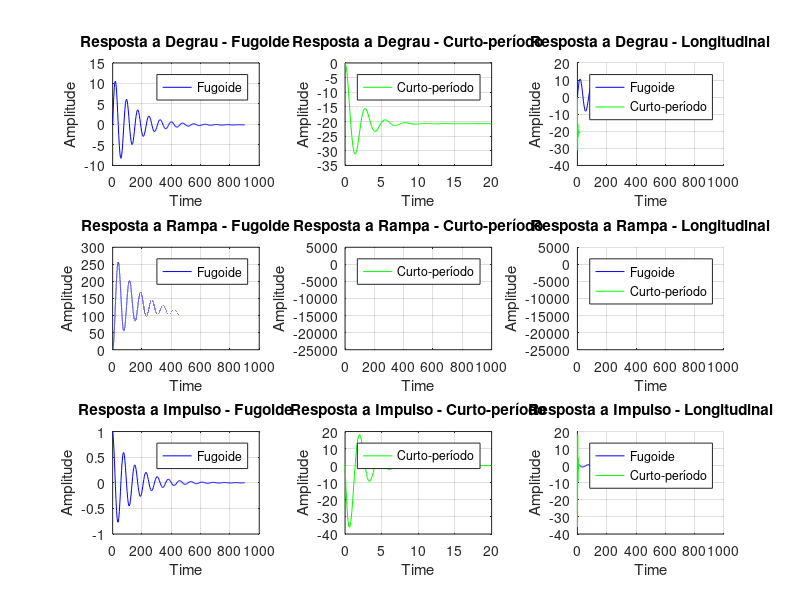
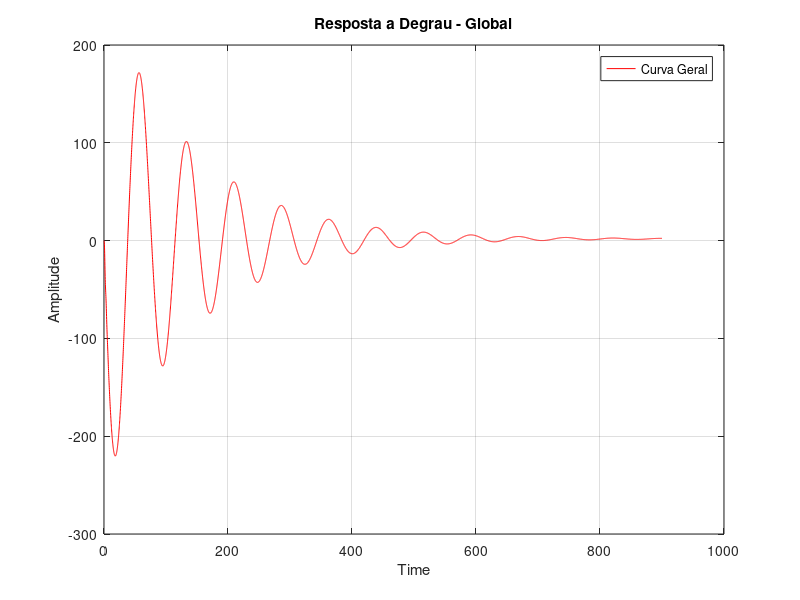
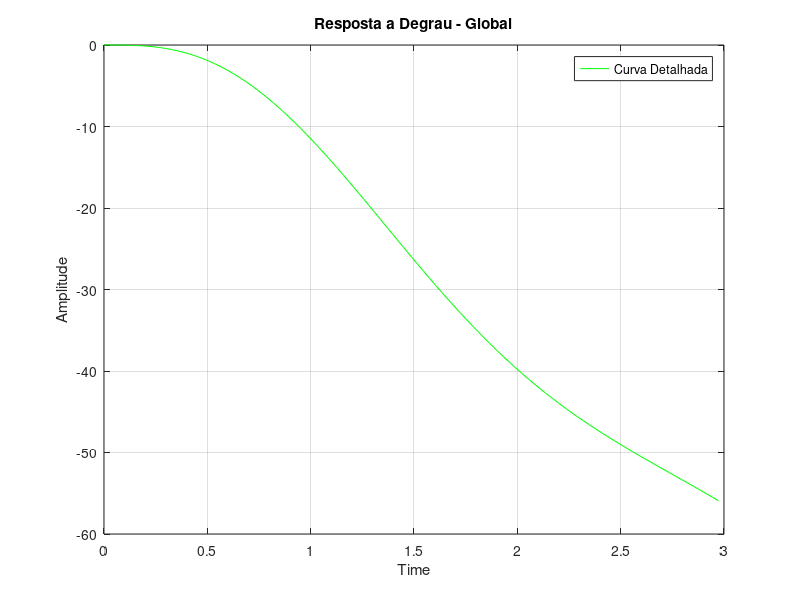

The MATLAB script that drew these images, in order:
clear, clc, close all
%% Dinâmica Longitudinal
% FTs de Fugoide e Curto-período:
Gfg = tf([1 -0.0006],[1 0.014 0.0068]);
disp('FT da Fugoide'), Gfg
[wn_fg, zeta_fg] = damp(Gfg);
fprintf('Com frequência natural %f e amortecimento %f\n',wn_fg(1),zeta_fg(1))

Gsp = tf([1 -115.28],[1 1.009 5.56]);
disp('FT do Curto-período'), Gsp
[wn_sp, zeta_sp] = damp(Gsp);
fprintf('Com frequência natural %f e amortecimento %f\n',wn_sp(1),zeta_sp(1))

% Entrada Degrau:
[Ys_fg,ts_fg] = step(Gfg);
[Ys_sp,ts_sp] = step(Gsp);
subplot(3,3,1)
plot(ts_fg,Ys_fg,'b')
title('Resposta a Degrau - Fugoide'), xlabel('Time'), ylabel('Amplitude'), legend('Fugoide'), grid on
subplot(3,3,2)
plot(ts_sp,Ys_sp,'g')
title('Resposta a Degrau - Curto-período'), xlabel('Time'), ylabel('Amplitude'), legend('Curto-período'), grid on
subplot(3,3,3), hold on
plot(ts_fg,Ys_fg,'b')
plot(ts_sp,Ys_sp,'g')
title('Resposta a Degrau - Longitudinal'), xlabel('Time'), ylabel('Amplitude'), legend('Fugoide','Curto-período'), grid on

% Entrada Rampa:
tg = 0:0.01:1000; u = 1*tg;
[Yr_fg,tr_fg] = lsim(Gfg,u,tg);
[Yr_sp,tr_sp] = lsim(Gsp,u,tg);
subplot(3,3,4)
plot(tr_fg,Yr_fg,'b')
title('Resposta a Rampa - Fugoide'), xlabel('Time'), ylabel('Amplitude'), legend('Fugoide'), grid on
subplot(3,3,5)
plot(tr_sp,Yr_sp,'g')
title('Resposta a Rampa - Curto-período'), xlabel('Time'), ylabel('Amplitude'), legend('Curto-período'), grid on
subplot(3,3,6), hold on
plot(tr_fg,Yr_fg,'b')
plot(tr_sp,Yr_sp,'g')
title('Resposta a Rampa - Longitudinal'), xlabel('Time'), ylabel('Amplitude'), legend('Fugoide','Curto-período'), grid on

% Entrada Impulso:
[Yi_fg,ti_fg] = impulse(Gfg);
[Yi_sp,ti_sp] = impulse(Gsp);
subplot(3,3,7)
plot(ti_fg,Yi_fg,'b')
title('Resposta a Impulso - Fugoide'), xlabel('Time'), ylabel('Amplitude'), legend('Fugoide'), grid on
subplot(3,3,8)
plot(ti_sp,Yi_sp,'g')
title('Resposta a Impulso - Curto-período'), xlabel('Time'), ylabel('Amplitude'), legend('Curto-período'), grid on
subplot(3,3,9), hold on
plot(ti_fg,Yi_fg,'b')
plot(ti_sp,Yi_sp,'g')
title('Resposta a Impulso - Longitudinal'), xlabel('Time'), ylabel('Amplitude'), legend('Fugoide','Curto-período'), grid on

% FT Global Longitudinal:
G = Gfg*Gsp;
disp('FT da Dinâmica Longitudinal'), G

% Zeros e polos
zeros = zero(G); poles = pole(G);
disp('Zeros da Dinâmica Longitudinal:'), disp(zeros)
disp('Polos da Dinâmica Longitudinal:'), disp(poles)

% Resposta a Degrau geral e detalhada:
[Yg, tg] = step(G);
tau_sp = 1/(zeta_sp.*wn_sp);
[Yd, td] = step(G,3*tau_sp(1));
figure(2)
plot(tg,Yg,'r')
title('Resposta a Degrau - Global'), xlabel('Time'), ylabel('Amplitude'), legend('Curva Geral'), grid on
figure(3)
plot(td,Yd,'g')
title('Resposta a Degrau - Global'), xlabel('Time'), ylabel('Amplitude'), legend('Curva Detalhada'), grid on
